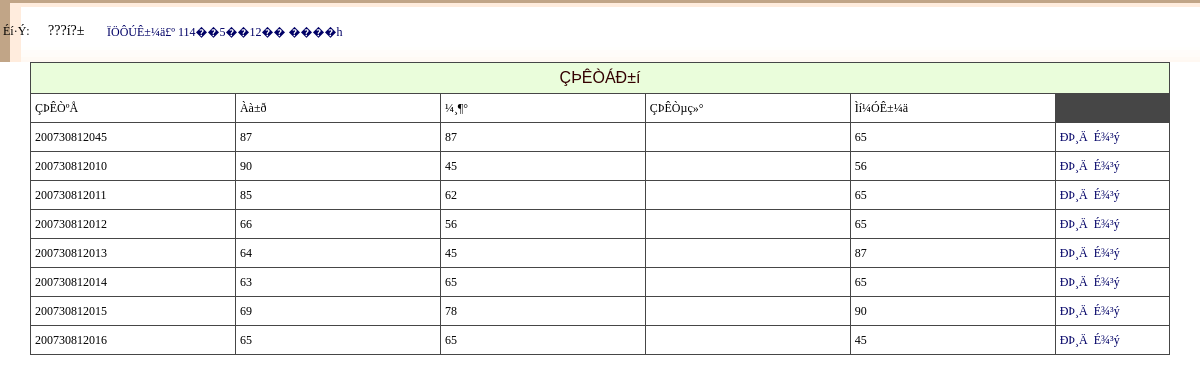
Page /admin/chengji_xinxi.php (signed in) on the committed database.
### tables this page shows
CREATE TABLE chengji (
  id int(100) NOT NULL auto_increment,
  xh varchar(50) NOT NULL,
  yy varchar(20) NOT NULL,
  c varchar(20) NOT NULL,
  wl varchar(20) NOT NULL,
  gs varchar(10) NOT NULL,
  jd varchar(40) NOT NULL,
  ly varchar(20) NOT NULL,
  dy varchar(20) NOT NULL,
  sw varchar(20) NOT NULL,
  PRIMARY KEY  (id)
);

### admin/chengji_xinxi.php (the view, shortened to what this page needs)
<?php
    $query="select * from admin where username='$_SESSION[username]'";
	$result=mysql_query($query);
    $row = mysql_fetch_array($result);
?>
<!DOCTYPE html PUBLIC "-//W3C//DTD XHTML 1.0 Transitional//EN" "http://www.w3.org/TR/xhtml1/DTD/xhtml1-transitional.dtd">
<html xmlns="http://www.w3.org/1999/xhtml">
<head>
<link href="../css/css.css" rel="stylesheet" type="text/css" />
<link href="../css/style.css" rel="stylesheet" type="text/css" />
</head>
<body>
<table width="100%" border="0" cellspacing="0" cellpadding="0">
  <tr>
    <td height="30">      <table width="100%" border="0" cellspacing="0" cellpadding="0">
        <tr>
          <td height="62" background="../images/top11.gif">
		   <table width="428" border="0">
             <tr>
               <td width="41">Éí·Ý:</td>
               <td width="55"><span class="button"><?php echo($row["list"]);?></span></td>
               <td width="318"><a href="#" onclick="sousuo()"id="navmenu">
 ÏÖÔÚÊ±¼ä£º
</a></td>
             </tr>
           </table></td>
        </tr>
    </table></td></tr>
  <tr>
    <td><table id="subtree1" style="DISPLAY: " width="100%" border="0" cellspacing="0" cellpadding="0">
        <tr>
          <td><table width="95%" border="0" align="center" cellpadding="0" cellspacing="0">
              <tr>
                <td height="40" class="font42">
				<table width="100%" border="0" cellpadding="4" cellspacing="1" bgcolor="#464646" class="newfont03">
				 <tr class="CTitle" >
                    	<td height="22" colspan="11" align="center" class="select_tr STYLE2" style="font-size:16px">ÇÞÊÒÁÐ±í</td>
                  </tr>
				  <tr bgcolor="#FFFFFF">
				    <td width="18%" height="20">ÇÞÊÒºÅ</td>
				    <td width="18%" >Àà±ð</td>
				    <td width="18%">¼¸¶°</td>
                    <td width="18%">ÇÞÊÒµç»°</td>
                    <td width="18%">Ìí¼ÓÊ±¼ä</td>
			      </tr>
<?php
$sql="select * from chengji";
$query=mysql_query($sql);
while ($row = mysql_fetch_array($query)) {
?>
				  <tr bgcolor="#FFFFFF">
				    <td height="20"><?php echo ($row["xh"]); ?></td>
				    <td ><?php echo ($row["yy"]); ?></td>
				    <td><?php echo ($row["c"]); ?></td>
                    <td>&nbsp;</td>
                    <td><?php echo ($row["wl"]); ?></td>
                    <td width="12%"><a href="chengji_edit.php?xh=<?php echo ($row["xh"]); ?>">ÐÞ¸Ä</a>&nbsp;&nbsp;<a href="chengji_del.php?xh=<?php echo ($row["xh"]); ?>"  onclick="return confirm('ÄãÕæµÄÈ·¶¨ÒªÉ¾³ýÂð£¿');">É¾³ý</a></td>
<?php
}
?>  </tr>
            </table></td>
        </tr>
      </table>
      <table width="95%" border="0" align="center" cellpadding="0" cellspacing="0">
        <tr>
          <td height="6"><img src="../images/spacer.gif" width="1" height="1" /></td>
        </tr>
        <tr>
          <td height="33">&nbsp;</td>
        </tr>
      </table></td>
  </tr>
</table>
</body>
</html>

### css/css.css (style rules this page uses)
.newfont03 { font-family: "����"; font-size: 12px; color: #000000; text-decoration: none; }

### css/style.css (style rules this page uses)
body { margin:0px; }
html { scrollbar-face-color:#CCD0DB; scrollbar-highlight-color:#fff; scrollbar-shadow-color:#fff; scrollbar-3dlight-color:#6795B4; scrollbar-arrow-color:#20669A; scrollbar-track-color:#fff; scrollbar-darkshadow-color:#6795B4; border:0; }
html { overflow-x: hidden; overflow-y: auto; }
TD { font-size: 12px; }
a:link,a:visited { text-decoration:none; color:#006; }
.CTitle { background:#6795B4; padding:5px; text-align:left; color:#FFFFFF; font-size:13px; font-family: Verdana, Arial, Helvetica, sans-serif; }
.select_tr { background-color: #EAFDDB; }

### admin/chengji_xinxi.php (style rules this page uses)
.button { font-family: "ËÎÌå"; font-size: 14px; height: 37px; }
html { overflow-x: auto; overflow-y: auto; border:0; }

### rows in the picture
chengji: xh "200730812045", yy "87", c "87", wl "65"
chengji: xh "200730812010", yy "90", c "45", wl "56"
chengji: xh "200730812011", yy "85", c "62", wl "65"
chengji: xh "200730812012", yy "66", c "56", wl "65"
chengji: xh "200730812013", yy "64", c "45", wl "87"
chengji: xh "200730812014", yy "63", c "65", wl "65"
chengji: xh "200730812015", yy "69", c "78", wl "90"
chengji: xh "200730812016", yy "65", c "65", wl "45"

### other values in the picture
$row["list"] "???í?±"
